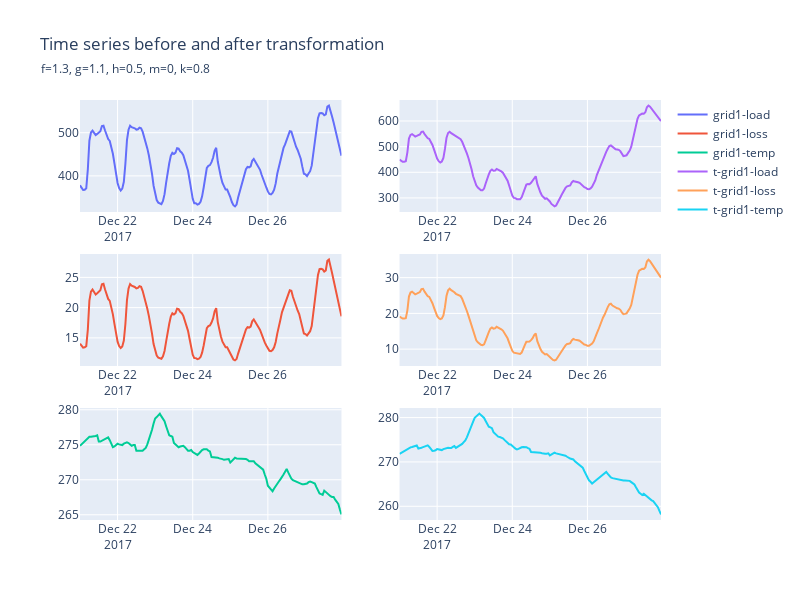

Notebook code for this chart:
### Code cell
fig = make_subplots(rows=3, cols=2)
ts = [decomps[i][j].trend + decomps[i][j].seasonal + decomps[i][j].resid for j in range(3)]
new_ts = [new_trends[i][j] + new_seasonals[i][j] + decomps[i][j].resid for j in range(3)]
fig.add_trace(go.Line(x=decomps[i][0].trend.index, y=ts[0], name="grid1-load"), row=1, col=1)
fig.add_trace(go.Line(x=decomps[i][1].trend.index, y=ts[1], name="grid1-loss"), row=2, col=1)
fig.add_trace(go.Line(x=decomps[i][2].trend.index, y=ts[2], name="grid1-temp"), row=3, col=1)
fig.add_trace(go.Line(x=new_trends[i][0].index, y=new_ts[0], name="t-grid1-load"), row=1, col=2)
fig.add_trace(go.Line(x=new_trends[i][1].index, y=new_ts[1], name="t-grid1-loss"), row=2, col=2)
fig.add_trace(go.Line(x=new_trends[i][2].index, y=new_ts[2], name="t-grid1-temp"), row=3, col=2)
fig.update_layout(height=600, width=800, title_text="Time series before and after transformation")
fig.add_annotation(text=f"{f=}, {g=}, {h=}, {m=}, {k=}", xref="paper", yref="paper", x=-0.07, y=1.1, showarrow=False)
fig.show()

### Figure 1 — Plotly figure (JSON) as saved in the notebook; plotly's stock layout.template omitted (floating-point values rounded to 4 significant figures; data arrays with more than 128 entries replaced by an {"elided": "..."} marker saying what was removed)
{"data": [{"name": "grid1-load", "type": "scatter", "x": {"elided": "168 str values"}, "xaxis": "x", "y": {"elided": "168 float values"}, "yaxis": "y"}, {"name": "grid1-loss", "type": "scatter", "x": {"elided": "168 str values"}, "xaxis": "x3", "y": {"elided": "168 float values"}, "yaxis": "y3"}, {"name": "grid1-temp", "type": "scatter", "x": {"elided": "168 str values"}, "xaxis": "x5", "y": {"elided": "168 float values"}, "yaxis": "y5"}, {"name": "t-grid1-load", "type": "scatter", "x": {"elided": "168 str values"}, "xaxis": "x2", "y": {"elided": "168 float values"}, "yaxis": "y2"}, {"name": "t-grid1-loss", "type": "scatter", "x": {"elided": "168 str values"}, "xaxis": "x4", "y": {"elided": "168 float values"}, "yaxis": "y4"}, {"name": "t-grid1-temp", "type": "scatter", "x": {"elided": "168 str values"}, "xaxis": "x6", "y": {"elided": "168 float values"}, "yaxis": "y6"}], "layout": {"annotations": [{"showarrow": false, "text": "f=1.3, g=1.1, h=0.5, m=0, k=0.8", "x": -0.07, "xref": "paper", "y": 1.1, "yref": "paper"}], "height": 600, "title": {"text": "Time series before and after transformation"}, "width": 800, "xaxis": {"anchor": "y", "domain": [0, 0.45]}, "xaxis2": {"anchor": "y2", "domain": [0.55, 1]}, "xaxis3": {"anchor": "y3", "domain": [0, 0.45]}, "xaxis4": {"anchor": "y4", "domain": [0.55, 1]}, "xaxis5": {"anchor": "y5", "domain": [0, 0.45]}, "xaxis6": {"anchor": "y6", "domain": [0.55, 1]}, "yaxis": {"anchor": "x", "domain": [0.7333, 1]}, "yaxis2": {"anchor": "x2", "domain": [0.7333, 1]}, "yaxis3": {"anchor": "x3", "domain": [0.3667, 0.6333]}, "yaxis4": {"anchor": "x4", "domain": [0.3667, 0.6333]}, "yaxis5": {"anchor": "x5", "domain": [0, 0.2667]}, "yaxis6": {"anchor": "x6", "domain": [0, 0.2667]}}}
